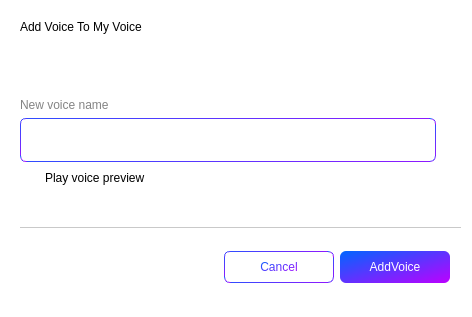
<?xml version="1.0" encoding="UTF-8"?>
<ui version="4.0">
 <class>QAddVoiceDlgClass</class>
 <widget class="QDialog" name="QAddVoiceDlgClass">
  <property name="geometry">
   <rect>
    <x>0</x>
    <y>0</y>
    <width>472</width>
    <height>317</height>
   </rect>
  </property>
  <property name="minimumSize">
   <size>
    <width>472</width>
    <height>317</height>
   </size>
  </property>
  <property name="maximumSize">
   <size>
    <width>472</width>
    <height>317</height>
   </size>
  </property>
  <property name="windowTitle">
   <string>QAddVoiceDlg</string>
  </property>
  <property name="styleSheet">
   <string notr="true">QWidget{
	font: 12px &quot;微软雅黑&quot;;
	background-color: rgb(255, 255, 255);
}</string>
  </property>
  <layout class="QVBoxLayout" name="verticalLayout_2">
   <property name="spacing">
    <number>40</number>
   </property>
   <property name="leftMargin">
    <number>20</number>
   </property>
   <item>
    <layout class="QHBoxLayout" name="horizontalLayout_3">
     <property name="bottomMargin">
      <number>15</number>
     </property>
     <item>
      <widget class="QLabel" name="label">
       <property name="styleSheet">
        <string notr="true">font: 16px &quot;微软雅黑&quot;;</string>
       </property>
       <property name="text">
        <string>Add Voice To My Voice</string>
       </property>
      </widget>
     </item>
     <item>
      <spacer name="horizontalSpacer_2">
       <property name="orientation">
        <enum>Qt::Horizontal</enum>
       </property>
       <property name="sizeHint" stdset="0">
        <size>
         <width>40</width>
         <height>20</height>
        </size>
       </property>
      </spacer>
     </item>
     <item>
      <widget class="QPushButton" name="btn_close">
       <property name="minimumSize">
        <size>
         <width>32</width>
         <height>32</height>
        </size>
       </property>
       <property name="styleSheet">
        <string notr="true">background-image: url(:/QtTest/icon/Setting/close.png);
border:none;
	background-position: center;
    background-repeat: no-repeat;</string>
       </property>
       <property name="text">
        <string/>
       </property>
      </widget>
     </item>
    </layout>
   </item>
   <item>
    <layout class="QVBoxLayout" name="verticalLayout">
     <item>
      <widget class="QLabel" name="label_2">
       <property name="styleSheet">
        <string notr="true">color: #848484;</string>
       </property>
       <property name="text">
        <string>New voice name</string>
       </property>
      </widget>
     </item>
     <item>
      <widget class="QLineEdit" name="lineEdit">
       <property name="minimumSize">
        <size>
         <width>416</width>
         <height>44</height>
        </size>
       </property>
       <property name="maximumSize">
        <size>
         <width>416</width>
         <height>44</height>
        </size>
       </property>
       <property name="styleSheet">
        <string notr="true">
border:1px solid qlineargradient(spread:pad, x1:0, y1:0, x2:1, y2:1, stop:0 #0066FF, stop:1 #BD00FF);
border-radius:6px;</string>
       </property>
      </widget>
     </item>
     <item>
      <layout class="QHBoxLayout" name="horizontalLayout_2">
       <item>
        <widget class="QToolButton" name="toolButton">
         <property name="styleSheet">
          <string notr="true">background-image: url(:/QtTest/icon/Setting/soundbot/add_voice.png);
border:none;
	background-position: center;
    background-repeat: no-repeat;</string>
         </property>
         <property name="text">
          <string/>
         </property>
        </widget>
       </item>
       <item>
        <widget class="QLabel" name="label_3">
         <property name="text">
          <string>Play voice preview</string>
         </property>
        </widget>
       </item>
      </layout>
     </item>
    </layout>
   </item>
   <item>
    <widget class="QFrame" name="frame">
     <property name="styleSheet">
      <string notr="true">QFrame{
	border:none;
	border-top:1px solid #C9C9C9;
}</string>
     </property>
     <property name="frameShape">
      <enum>QFrame::StyledPanel</enum>
     </property>
     <property name="frameShadow">
      <enum>QFrame::Raised</enum>
     </property>
     <layout class="QHBoxLayout" name="horizontalLayout">
      <item>
       <spacer name="horizontalSpacer">
        <property name="orientation">
         <enum>Qt::Horizontal</enum>
        </property>
        <property name="sizeHint" stdset="0">
         <size>
          <width>190</width>
          <height>20</height>
         </size>
        </property>
       </spacer>
      </item>
      <item>
       <widget class="QPushButton" name="pb_cancel">
        <property name="minimumSize">
         <size>
          <width>110</width>
          <height>32</height>
         </size>
        </property>
        <property name="maximumSize">
         <size>
          <width>110</width>
          <height>32</height>
         </size>
        </property>
        <property name="styleSheet">
         <string notr="true">border:1px solid qlineargradient(spread:pad, x1:0, y1:0, x2:1, y2:1, stop:0 #0066FF, stop:1 #BD00FF);
border-radius:6px;
color: qlineargradient(spread:pad, x1:0, y1:0, x2:1, y2:1, stop:0 #0066FF, stop:1 #BD00FF);</string>
        </property>
        <property name="text">
         <string>Cancel</string>
        </property>
       </widget>
      </item>
      <item>
       <widget class="QPushButton" name="pb_sure">
        <property name="minimumSize">
         <size>
          <width>110</width>
          <height>32</height>
         </size>
        </property>
        <property name="maximumSize">
         <size>
          <width>110</width>
          <height>32</height>
         </size>
        </property>
        <property name="styleSheet">
         <string notr="true">background-color: qlineargradient(spread:pad, x1:0, y1:0, x2:1, y2:1, stop:0 #0066FF, stop:1 #BD00FF);
color: rgb(255, 255, 255);
border-radius:6px;</string>
        </property>
        <property name="text">
         <string>AddVoice</string>
        </property>
       </widget>
      </item>
     </layout>
    </widget>
   </item>
  </layout>
 </widget>
 <layoutdefault spacing="6" margin="11"/>
 <resources>
  <include location="../../../AiSound.qrc"/>
 </resources>
 <connections/>
</ui>
